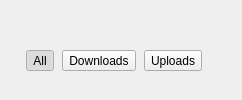
           <widget class="QWidget" name="pSearchHeaderInfo">
            <property name="sizePolicy">
             <sizepolicy hsizetype="Preferred" vsizetype="Minimum">
              <horstretch>0</horstretch>
              <verstretch>0</verstretch>
             </sizepolicy>
            </property>
            <layout class="QVBoxLayout" name="verticalLayout_4">
             <property name="spacing">
              <number>4</number>
             </property>
             <property name="sizeConstraint">
              <enum>QLayout::SetMinimumSize</enum>
             </property>
             <property name="leftMargin">
              <number>8</number>
             </property>
             <property name="topMargin">
              <number>0</number>
             </property>
             <property name="rightMargin">
              <number>0</number>
             </property>
             <property name="bottomMargin">
              <number>5</number>
             </property>
             <item alignment="Qt::AlignTop">
              <widget class="QLabel" name="lNbResults">
               <property name="sizePolicy">
                <sizepolicy hsizetype="Preferred" vsizetype="Minimum">
                 <horstretch>0</horstretch>
                 <verstretch>0</verstretch>
                </sizepolicy>
               </property>
               <property name="text">
                <string/>
               </property>
              </widget>
             </item>
             <item alignment="Qt::AlignTop">
              <widget class="QWidget" name="searchByTextTypeSelector" native="true">
               <property name="sizePolicy">
                <sizepolicy hsizetype="Preferred" vsizetype="Minimum">
                 <horstretch>0</horstretch>
                 <verstretch>0</verstretch>
                </sizepolicy>
               </property>
               <layout class="QHBoxLayout" name="searchByTypeLayout">
                <property name="spacing">
                 <number>8</number>
                </property>
                <property name="sizeConstraint">
                 <enum>QLayout::SetMinimumSize</enum>
                </property>
                <property name="leftMargin">
                 <number>18</number>
                </property>
                <property name="topMargin">
                 <number>0</number>
                </property>
                <property name="rightMargin">
                 <number>0</number>
                </property>
                <property name="bottomMargin">
                 <number>0</number>
                </property>
                <item>
                 <widget class="QToolButton" name="tAllResults">
                  <property name="cursor">
                   <cursorShape>PointingHandCursor</cursorShape>
                  </property>
                  <property name="text">
                   <string>All</string>
                  </property>
                  <property name="checkable">
                   <bool>true</bool>
                  </property>
                  <property name="checked">
                   <bool>true</bool>
                  </property>
                  <property name="autoExclusive">
                   <bool>true</bool>
                  </property>
                  <property name="toolButtonStyle">
                   <enum>Qt::ToolButtonTextOnly</enum>
                  </property>
                 </widget>
                </item>
                <item>
                 <widget class="QToolButton" name="tDlResults">
                  <property name="cursor">
                   <cursorShape>PointingHandCursor</cursorShape>
                  </property>
                  <property name="text">
                   <string>Downloads</string>
                  </property>
                  <property name="checkable">
                   <bool>true</bool>
                  </property>
                  <property name="autoExclusive">
                   <bool>true</bool>
                  </property>
                  <property name="toolButtonStyle">
                   <enum>Qt::ToolButtonTextOnly</enum>
                  </property>
                 </widget>
                </item>
                <item>
                 <widget class="QToolButton" name="tUlResults">
                  <property name="cursor">
                   <cursorShape>PointingHandCursor</cursorShape>
                  </property>
                  <property name="text">
                   <string>Uploads</string>
                  </property>
                  <property name="checkable">
                   <bool>true</bool>
                  </property>
                  <property name="autoExclusive">
                   <bool>true</bool>
                  </property>
                  <property name="toolButtonStyle">
                   <enum>Qt::ToolButtonTextOnly</enum>
                  </property>
                 </widget>
                </item>
                <item>
                 <spacer name="horizontalSpacer_15">
                  <property name="orientation">
                   <enum>Qt::Horizontal</enum>
                  </property>
                  <property name="sizeHint" stdset="0">
                   <size>
                    <width>40</width>
                    <height>20</height>
                   </size>
                  </property>
                 </spacer>
                </item>
               </layout>
              </widget>
             </item>
            </layout>
           </widget>
